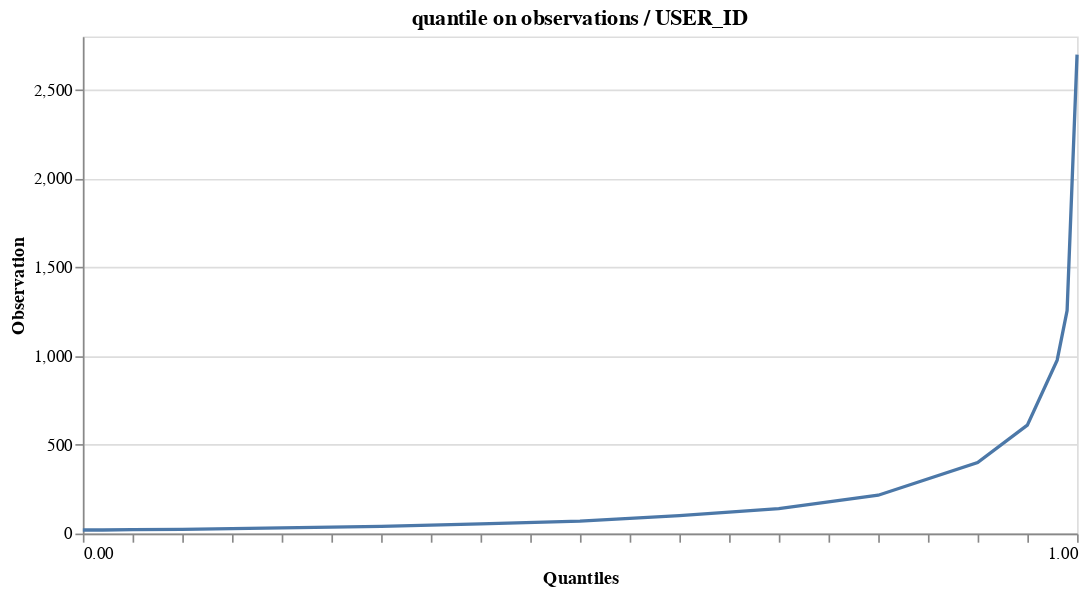

This figure's notebook cell:
### Code cell
helper.draw_quantile(df_interactions, 'USER_ID', quantiles=quantiles)

### Figure 1 — Vega-Lite specification as saved in the notebook (floating-point values rounded to 4 significant figures)
{"config": {"view": {"continuousWidth": 400, "continuousHeight": 300}}, "data": {"name": "data-22ffcdbcfb00c19db08847e2fea03d8b"}, "mark": "line", "encoding": {"x": {"type": "quantitative", "axis": {"grid": false, "labelExpr": "datum.value % 1 ? null : datum.label", "tickCount": 17}, "field": "Quantiles"}, "y": {"type": "quantitative", "field": "Observation"}}, "height": 300, "title": "quantile on observations / USER_ID", "width": 600, "$schema": "https://vega.github.io/schema/vega-lite/v4.8.1.json", "datasets": {"data-22ffcdbcfb00c19db08847e2fea03d8b": [{"Observation": 20.0, "Quantiles": 0.0}, {"Observation": 20.0, "Quantiles": 0.01}, {"Observation": 20.0, "Quantiles": 0.02}, {"Observation": 22.0, "Quantiles": 0.05}, {"Observation": 24.0, "Quantiles": 0.1}, {"Observation": 32.0, "Quantiles": 0.2}, {"Observation": 40.0, "Quantiles": 0.3}, {"Observation": 54.0, "Quantiles": 0.4}, {"Observation": 70.5, "Quantiles": 0.5}, {"Observation": 101.4, "Quantiles": 0.6}, {"Observation": 140.0, "Quantiles": 0.7}, {"Observation": 216.0, "Quantiles": 0.8}, {"Observation": 400.3, "Quantiles": 0.9}, {"Observation": 610.7, "Quantiles": 0.95}, {"Observation": 976.6, "Quantiles": 0.98}, {"Observation": 1256.0, "Quantiles": 0.99}, {"Observation": 2698.0, "Quantiles": 1.0}]}}
